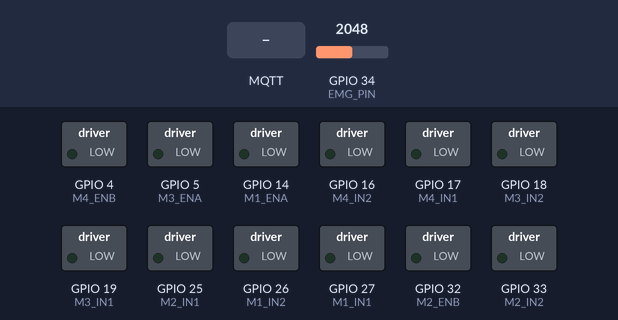
This sketch was run on a simulated ESP32. Parts: switched loads named in the sketch (green lamp = pin HIGH). The inputs (shaded band) are chosen by the test bench; at power-on: GPIO 34 (EMG_PIN) = 2048. WiFi joins after 1.5 s; servers stay silent unless stated; no MQTT or app messages arrive unless stated; what the sketch prints to the serial monitor is not drawn.

Above: at 2.7 s.
2.8 s: MQTT message "G" arrives on the first subscribed topic
At 3.7 s:
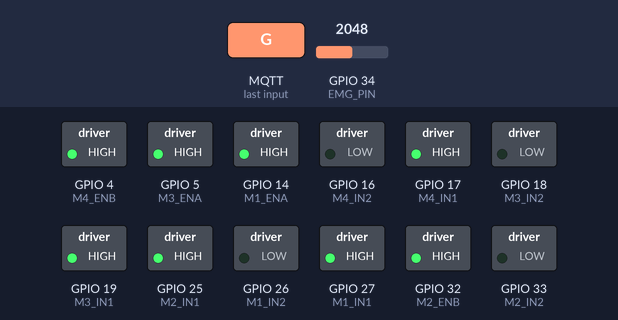
4.3 s: MQTT message "T" arrives on the first subscribed topic
At 4.9 s:
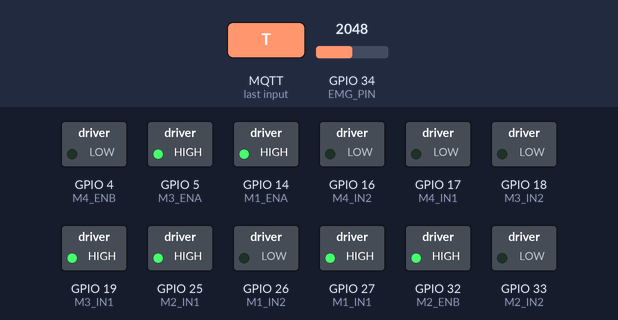
5.8 s: MQTT message "P" arrives on the first subscribed topic
At 7.2 s:
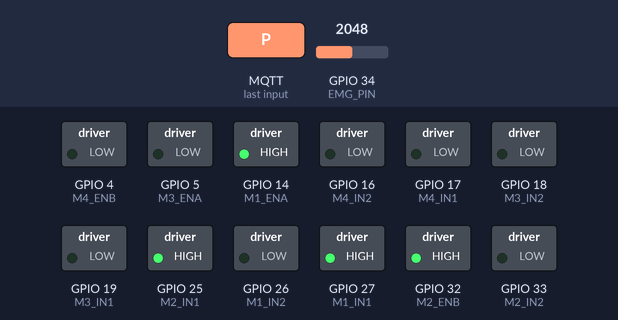
Timing chart, 0 to 8.8 s (numbered marks = the images above; inputs shaded):
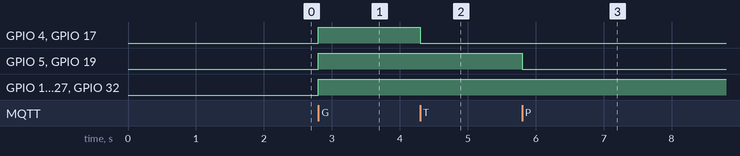

Measured:
- after the input at 2.8 s, GPIO 4 (M4_ENB), GPIO 5 (M3_ENA), GPIO 14 (M1_ENA), GPIO 17 (M4_IN1), GPIO 19 (M3_IN1), GPIO 25 (M2_IN1), GPIO 27 (M1_IN1), GPIO 32 (M2_ENB): LOW → HIGH at once
- after the input at 4.3 s, GPIO 4 (M4_ENB), GPIO 17 (M4_IN1): HIGH → LOW at once
- after the input at 5.8 s, GPIO 5 (M3_ENA), GPIO 19 (M3_IN1): HIGH → LOW at once

The sketch:

AWSIOT-Espcode.ino
```cpp
#include <WiFi.h>
#include <WiFiClientSecure.h>
#include <PubSubClient.h>

// Wi-Fi credentials
const char* ssid = "ArafathMohammed";
const char* password = "yedhukku";

// AWS IoT Core endpoint
const char* mqtt_server = "a1nish8gdbwteu-ats.iot.ap-south-1.amazonaws.com";

// MQTT topics
const char* mqtt_topic_data = "emg/data";
const char* mqtt_topic_commands = "emg/commands";
const char* client_id = "ESP32_EMGsmall";

// Certificates
const char* root_ca = \
"-----BEGIN CERTIFICATE-----\n"\
"MIIDQTCCAimgAwIBAgITBmyfz5m/jAo54vB4ikPmljZbyjANBgkqhkiG9w0BAQsF\n"\
"ADA5MQswCQYDVQQGEwJVUzEPMA0GA1UEChMGQW1hem9uMRkwFwYDVQQDExBBbWF6\n"\
"b24gUm9vdCBDQSAxMB4XDTE1MDUyNjAwMDAwMFoXDTM4MDExNzAwMDAwMFowOTEL\n"\
"MAkGA1UEBhMCVVMxDzANBgNVBAoTBkFtYXpvbjEZMBcGA1UEAxMQQW1hem9uIFJv\n"\
"b3QgQ0EgMTCCASIwDQYJKoZIhvcNAQEBBQADggEPADCCAQoCggEBALJ4gHHKeNXj\n"\
"ca9HgFB0fW7Y14h29Jlo91ghYPl0hAEvrAIthtOgQ3pOsqTQNroBvo3bSMgHFzZM\n"\
"9O6II8c+6zf1tRn4SWiw3te5djgdYZ6k/oI2peVKVuRF4fn9tBb6dNqcmzU5L/qw\n"\
"IFAGbHrQgLKm+a/sRxmPUDgH3KKHOVj4utWp+UhnMJbulHheb4mjUcAwhmahRWa6\n"\
"VOujw5H5SNz/0egwLX0tdHA114gk957EWW67c4cX8jJGKLhD+rcdqsq08p8kDi1L\n"\
"93FcXmn/6pUCyziKrlA4b9v7LWIbxcceVOF34GfID5yHI9Y/QCB/IIDEgEw+OyQm\n"\
"jgSubJrIqg0CAwEAAaNCMEAwDwYDVR0TAQH/BAUwAwEB/zAOBgNVHQ8BAf8EBAMC\n"\
"AYYwHQYDVR0OBBYEFIQYzIU07LwMlJQuCFmcx7IQTgoIMA0GCSqGSIb3DQEBCwUA\n"\
"A4IBAQCY8jdaQZChGsV2USggNiMOruYou6r4lK5IpDB/G/wkjUu0yKGX9rbxenDI\n"\
"U5PMCCjjmCXPI6T53iHTfIUJrU6adTrCC2qJeHZERxhlbI1Bjjt/msv0tadQ1wUs\n"\
"N+gDS63pYaACbvXy8MWy7Vu33PqUXHeeE6V/Uq2V8viTO96LXFvKWlJbYK8U90vv\n"\
"o/ufQJVtMVT8QtPHRh8jrdkPSHCa2XV4cdFyQzR1bldZwgJcJmApzyMZFo6IQ6XU\n"\
"5MsI+yMRQ+hDKXJioaldXgjUkK642M4UwtBV8ob2xJNDd2ZhwLnoQdeXeGADbkpy\n"\
"rqXRfboQnoZsG4q5WTP468SQvvG5\n"\
"-----END CERTIFICATE-----\n";

const char* certificate = \
"-----BEGIN CERTIFICATE-----\n"\
"MIIDWTCCAkGgAwIBAgIUSpRBPEs7geUV93HvW0jVYgeGLbswDQYJKoZIhvcNAQEL\n"\
"BQAwTTFLMEkGA1UECwxCQW1hem9uIFdlYiBTZXJ2aWNlcyBPPUFtYXpvbi5jb20g\n"\
"SW5jLiBMPVNlYXR0bGUgU1Q9V2FzaGluZ3RvbiBDPVVTMB4XDTI1MDQxOTE0NDEy\n"\
"NVoXDTQ5MTIzMTIzNTk1OVowHjEcMBoGA1UEAwwTQVdTIElvVCBDZXJ0aWZpY2F0\n"\
"ZTCCASIwDQYJKoZIhvcNAQEBBQADggEPADCCAQoCggEBANxmfHUzd2IujR8TjpFJ\n"\
"mvjUWrHRIyr/U1G7QZfRj362Jb8+J7gayF6E01+XNPW7B6xt8AJHHIqw+MQji7SJ\n"\
"1h55mXdfokwsneVynZwt9PcvhmvrrNfPqha5wBx5KE0fuT3eFPAJ3/Yuj7dLRSth\n"\
"YQYI2sOJCelrW/QpkXE/XRXWiRZvD+Oz9uRLfY9qZu24aUB4AA3mYFImZMH0N8ce\n"\
"QFcbfW/rkq+01BhevQXLzi8lSchulQKX8VNSvktSSUfM+QgE3qcHPU/3kWPJtqnr\n"\
"kGn9vIR4QdPnLcZtsPLOsMAOSnocK/ykSdziue7plnXVmgovSDGYvIQYOwTlP2aA\n"\
"EN0CAwEAAaNgMF4wHwYDVR0jBBgwFoAUpxiXL/zqtzo4XENtw4gtdu3x2KgwHQYD\n"\
"VR0OBBYEFCsVPr17JfET9c9qzrxsIaF7mw5lMAwGA1UdEwEB/wQCMAAwDgYDVR0P\n"\
"AQH/BAQDAgeAMA0GCSqGSIb3DQEBCwUAA4IBAQAOYwYqAXMjJ8ykfWTjHqz6UUYv\n"\
"pzL7zb940+hExOs2C9FkXCi6Y4gWJtr9RX+Sf8RnN2HWN+l9DTC1FryATMgJEUjB\n"\
"kIAC+3EVlI0vRfy9YvV1L32k9K2nb1X3xIpQCwTs1ia0KlTJMIskr9KFz5cQge1M\n"\
"DprKwPpLxBM3GQmYuwMLHsTa5k+rT6izJthpGrIP/oJNc1UrI+lujuqoqb+4V4UE\n"\
"xafprN9xk4UxYE0wTBG2TPKF7liP2io3EsnNQpmdnRQCX14ypDB2tKaZvLEs7MJD\n"\
"aZJSIM6Tl2uAwcxny39DbTTGr1h/XepcxfiIAjNGRwcEDg0jRPsbxdV+LYpQ\n"\
"-----END CERTIFICATE-----\n";

const char* private_key = \
"-----BEGIN RSA PRIVATE KEY-----\n"\
"MIIEpAIBAAKCAQEA3GZ8dTN3Yi6NHxOOkUma+NRasdEjKv9TUbtBl9GPfrYlvz4n\n"\
"uBrIXoTTX5c09bsHrG3wAkccirD4xCOLtInWHnmZd1+iTCyd5XKdnC309y+Ga+us\n"\
"18+qFrnAHHkoTR+5Pd4U8Anf9i6Pt0tFK2FhBgjaw4kJ6Wtb9CmRcT9dFdaJFm8P\n"\
"47P25Et9j2pm7bhpQHgADeZgUiZkwfQ3xx5AVxt9b+uSr7TUGF69BcvOLyVJyG6V\n"\
"ApfxU1K+S1JJR8z5CATepwc9T/eRY8m2qeuQaf28hHhB0+ctxm2w8s6wwA5Kehwr\n"\
"/KRJ3OK57umWddWaCi9IMZi8hBg7BOU/ZoAQ3QIDAQABAoIBAGbKMX9jqmkS9uQo\n"\
"ddRStMEaINZPiIxUGiLDJ5tLtBXPk5k2vsWBUDOs1Pv/BEcanECR4V7elXQlh0/K\n"\
"mCxyIHeEFMv0wTevk1BgfRtK37Ws549LkgfwpQ4GQY/F/cLCad1txuwQXvBs1MAS\n"\
"jcbmmp564LRTJFlFpdQg0uEzQRGeZ7NOms3BikpZ8ZxqwJPAoHc+EPNHYDpahvQx\n"\
"YeHlU2hS8egSpb4rf+0LKFoOz5a5Tz6pi8Ud+aUksR9725iOXVrOLhWD9dMwN+L0\n"\
"ebLDDdtGFnF1Q3/Ac3uhECLt1ba3UiM6JnIrQe+hLZ4gzacWqDjR35teCTM0L7zG\n"\
"wiUgBs0CgYEA/beM+2Sa0vxp1DolrDovB20o2dDKxquCKFCwRJZv+jrUi21IXB2K\n"\
"9lBB03mIHKmbpFgeDHS8Ogsa0iaMufoqEz2qNq2KpORTaRVuD63JTdMjZQXokxjc\n"\
"DhIOvHpjp5M5X0VsnrQgYauBQc+qUQeHdxAGWx3ODWjJILg1h/kn3kcCgYEA3mIw\n"\
"XaVYvn65VVKm+Z1Sp3g2Nq97cBfws+OdVWqyXfNIte6ZNtlP6nUxoVTs7wLA7w1T\n"\
"QHoCn2COGuUM5N+MQDH2z8cmJeZVvpilgLb+0VtcjRXRjG61bmJcZNzO5qm+uYRm\n"\
"+MO7KO/qiKLbkeruc4Vx909tz4jzXYffX9HENbsCgYEA4MVX9O8v6nMMHqRU87uo\n"\
"JmAirLU4r8EJ0kWJo3nTQlAUNGFglZrmnUiEyKEGYL4x0Orv1AEnMBTecgcM7UYf\n"\
"OGSNA1vDVEmjS5lcpC9GA9hlpv4RCSAg86Yzv+59ktvvG+QZUpApj92s6WzcamTN\n"\
"MkHUH6zL+z010fLgGdI168kCgYEAzI1Qo7LFkGOMIhlmkU/OiVCfvWloh1DeDPme\n"\
"7MS50IVJKl+P+s2lHqoxvo4ZajgEM170ZuhTpTnxPHfXhmbB4QKUXcZ3JoFZ+Xj7\n"\
"MwwgE36QAQ5Cs4PZyvEav4QDpFQapRZOiR+w9hTIjGoQwYVxVD04+RzMiwsTn8Kt\n"\
"CrwuWKUCgYAqirCKv9yAG9QbJoJGytzVflvLoZepdFU5k2sqrPPe+1KvNfFoEbGm\n"\
"4acw/lmue1LPmLcPD/9hK/XjaQt+H2Z9z7VnGxr3YhP1tlVy9sYMd5UYwQYbTv6W\n"\
"/ae8T/Kp0nhOIPMSfNjDohPxysdR7ne9yhptNmgHha160ms2wccBYw==\n"\
"-----END RSA PRIVATE KEY-----\n";

// Motor Control Pins
#define M1_IN1 27
#define M1_IN2 26
#define M1_ENA 14
#define M2_IN1 25
#define M2_IN2 33
#define M2_ENB 32
#define M3_IN1 19
#define M3_IN2 18
#define M3_ENA 5
#define M4_IN1 17
#define M4_IN2 16
#define M4_ENB 4

// PWM Channels
#define M1_PWM_CH 0
#define M2_PWM_CH 1
#define M3_PWM_CH 2
#define M4_PWM_CH 3

// BIOAMP EXG Pill analog input
#define EMG_PIN 34

// EMG Sampling and Windowing
#define SAMPLE_RATE_HZ 10000
#define WINDOW_SIZE 10000      // 1 second at 10kHz
#define OVERLAP 5000           // 50% overlap

WiFiClientSecure wifiClient;
PubSubClient client(wifiClient);

// Helper function to run/stop a motor
void runMotor(int in1, int in2, int pwm_ch, bool run) {
  if (run) {
    digitalWrite(in1, HIGH);
    digitalWrite(in2, LOW);
    ledcWrite(pwm_ch, 255); // Full speed
  } else {
    digitalWrite(in1, LOW);
    digitalWrite(in2, LOW);
    ledcWrite(pwm_ch, 0);   // Stop
  }
}

void mqttCallback(char* topic, byte* payload, unsigned int length) {
  String message;
  for (int i=0; i<length; i++) message += (char)payload[i];
  Serial.print("Command received: "); Serial.println(message);

  if (message == "G") { // Grip: all motors
    runMotor(M1_IN1, M1_IN2, M1_PWM_CH, true);
    runMotor(M2_IN1, M2_IN2, M2_PWM_CH, true);
    runMotor(M3_IN1, M3_IN2, M3_PWM_CH, true);
    runMotor(M4_IN1, M4_IN2, M4_PWM_CH, true);
  } else if (message == "T") { // Tripod: motors 1,2,3
    runMotor(M1_IN1, M1_IN2, M1_PWM_CH, true);
    runMotor(M2_IN1, M2_IN2, M2_PWM_CH, true);
    runMotor(M3_IN1, M3_IN2, M3_PWM_CH, true);
    runMotor(M4_IN1, M4_IN2, M4_PWM_CH, false);
  } else if (message == "P") { // Pinch: motors 1,2
    runMotor(M1_IN1, M1_IN2, M1_PWM_CH, true);
    runMotor(M2_IN1, M2_IN2, M2_PWM_CH, true);
    runMotor(M3_IN1, M3_IN2, M3_PWM_CH, false);
    runMotor(M4_IN1, M4_IN2, M4_PWM_CH, false);
  } else { // Stop all
    runMotor(M1_IN1, M1_IN2, M1_PWM_CH, false);
    runMotor(M2_IN1, M2_IN2, M2_PWM_CH, false);
    runMotor(M3_IN1, M3_IN2, M3_PWM_CH, false);
    runMotor(M4_IN1, M4_IN2, M4_PWM_CH, false);
  }
}

void reconnect() {
  while (!client.connected()) {
    Serial.print("Connecting to MQTT...");
    if (client.connect(client_id)) {
      Serial.println("connected");
      client.subscribe(mqtt_topic_commands);
    } else {
      Serial.print("failed, rc=");
      Serial.print(client.state());
      Serial.println(" retrying in 5s");
      delay(5000);
    }
  }
}

void setup() {
  Serial.begin(115200);

  // Motor pin setup
  pinMode(M1_IN1, OUTPUT); pinMode(M1_IN2, OUTPUT);
  pinMode(M2_IN1, OUTPUT); pinMode(M2_IN2, OUTPUT);
  pinMode(M3_IN1, OUTPUT); pinMode(M3_IN2, OUTPUT);
  pinMode(M4_IN1, OUTPUT); pinMode(M4_IN2, OUTPUT);

  // PWM setup
  ledcSetup(M1_PWM_CH, 5000, 8); ledcAttachPin(M1_ENA, M1_PWM_CH);
  ledcSetup(M2_PWM_CH, 5000, 8); ledcAttachPin(M2_ENB, M2_PWM_CH);
  ledcSetup(M3_PWM_CH, 5000, 8); ledcAttachPin(M3_ENA, M3_PWM_CH);
  ledcSetup(M4_PWM_CH, 5000, 8); ledcAttachPin(M4_ENB, M4_PWM_CH);

  // Connect to Wi-Fi
  WiFi.begin(ssid, password);
  Serial.print("Connecting to WiFi");
  while (WiFi.status() != WL_CONNECTED) { delay(500); Serial.print("."); }
  Serial.println("\nConnected!");

  // Certificates
  wifiClient.setCACert(root_ca);
  wifiClient.setCertificate(certificate);
  wifiClient.setPrivateKey(private_key);

  // MQTT
  client.setServer(mqtt_server, 8883);
  client.setCallback(mqttCallback);
}

int emg_buffer[WINDOW_SIZE];
int idx = 0;

void loop() {
  // WiFi stability check
  if (WiFi.status() != WL_CONNECTED) {
    Serial.println("WiFi disconnected! Reconnecting...");
    WiFi.disconnect();
    WiFi.reconnect();
    delay(2000);
    return; // Skip publishing until reconnected
  }

  // MQTT connection check
  if (!client.connected()) reconnect();
  client.loop();

  // EMG Sampling at 10kHz
  emg_buffer[idx++] = analogRead(EMG_PIN);

  if (idx == WINDOW_SIZE) {
    // Build JSON array
    String payload = "{\"emg_data\":[";
    for (int i = 0; i < WINDOW_SIZE; i++) {
      payload += String(emg_buffer[i]);
      if (i < WINDOW_SIZE - 1) payload += ",";
    }
    payload += "]}";
    client.publish(mqtt_topic_data, payload.c_str());

    // Overlap: move last OVERLAP samples to front
    for (int i = 0; i < OVERLAP; i++) {
      emg_buffer[i] = emg_buffer[WINDOW_SIZE - OVERLAP + i];
    }
    idx = OVERLAP;
  }

  delayMicroseconds(100); // 10,000 Hz sampling
}
```
